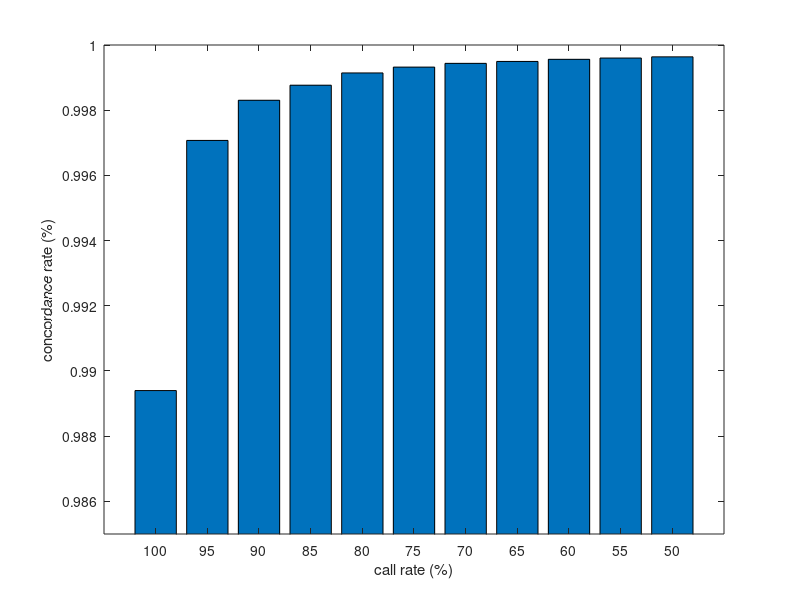

Here is the MATLAB script that generated this plot:
tbl = dlmread('cr_vs_ac.txt');
data = tbl(:,2);
figure;
bar(data);
ylim([0.985 1.0]);
xlabel('call rate (%)');
ylabel('concordance rate (%)');
set(gca, 'XTickLabel', {'100','95','90','85','80','75','70','65','60',...
                        '55','50'});

%plot(tbl(:,1),tbl(:,2));
